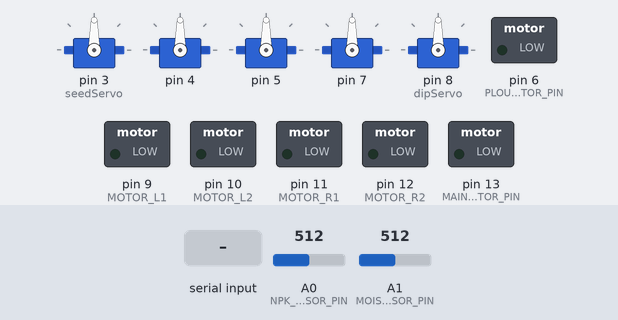
Recording of a sketch running on a simulated Arduino Uno, built with avr-gcc and run on an emulated ATmega328P. On the bench: 5 × servo, switched loads named in the sketch (green lamp = pin HIGH). Inputs (shaded band) come from the test bench; at power-on: A0 (NPK_SENSOR_PIN) = 512, A1 (MOISTURE_SENSOR_PIN) = 512. What the sketch prints to the serial monitor is not drawn.

Above: at 1.2 s.
1.3 s: "SEED" received over Serial
At 4.1 s:
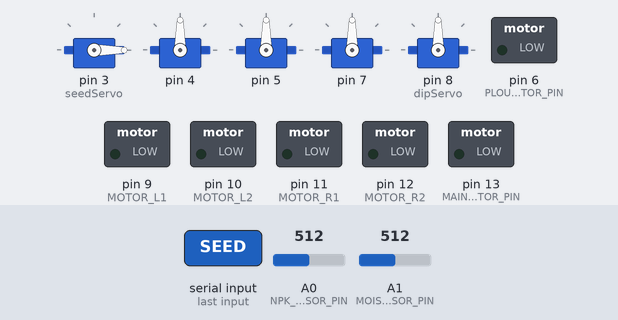
4.3 s: "N" received over Serial
At 7.1 s:
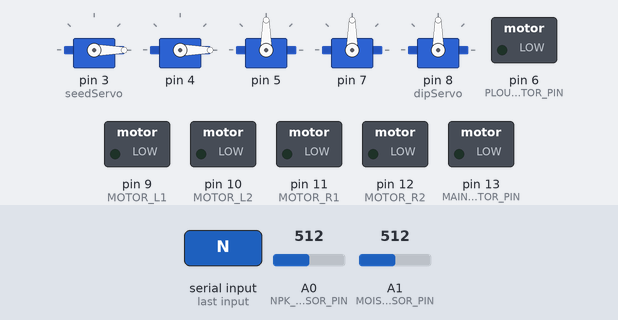
7.3 s: "P" received over Serial
At 10.0 s:
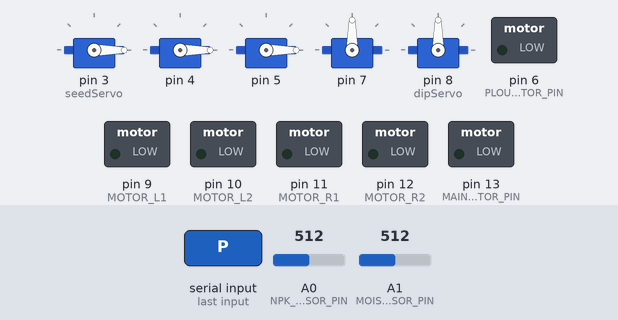
10.3 s: "K" received over Serial
At 13.1 s:
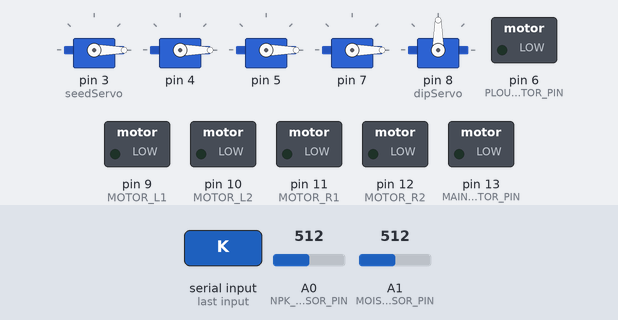
13.3 s: "DIP_UP" received over Serial
At 15.2 s:
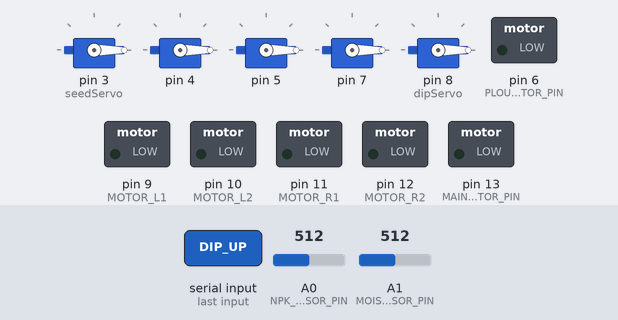
16.0 s: "PLOUGH_ON" received over Serial
At 18.4 s:
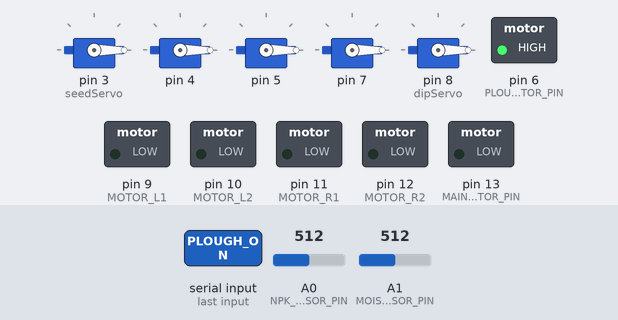
Timing chart, 0 to 19.5 s (numbered marks = the images above; inputs shaded):
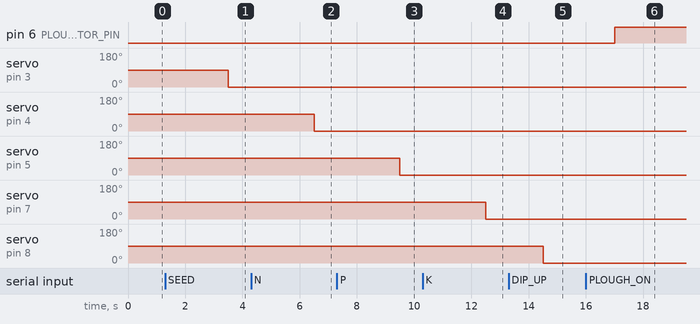

The sketch:

majorproject.ino
```cpp
#include <Servo.h>

// Servo motors
Servo seedServo, npkServos[3], dipServo;

// Pins for sensors and actuators
#define NPK_SENSOR_PIN A0
#define MOISTURE_SENSOR_PIN A1
#define PLOUGH_MOTOR_PIN 6
#define MOTOR_L1 9
#define MOTOR_L2 10
#define MOTOR_R1 11
#define MOTOR_R2 12
#define MAIN_MOTOR_PIN 13  // New pin for main motor control

void setup() {
  Serial.begin(9600); // Bluetooth Communication

  // Attach servo motors
  seedServo.attach(3);
  npkServos[0].attach(4);  // N
  npkServos[1].attach(5);  // P
  npkServos[2].attach(7);  // K
  dipServo.attach(8);      // Sensor dipping

  // Setup pins for DC motors
  pinMode(PLOUGH_MOTOR_PIN, OUTPUT);
  pinMode(MOTOR_L1, OUTPUT);
  pinMode(MOTOR_L2, OUTPUT);
  pinMode(MOTOR_R1, OUTPUT);
  pinMode(MOTOR_R2, OUTPUT);

  pinMode(MAIN_MOTOR_PIN, OUTPUT); // New motor control pin
}

void loop() {
  // Read sensor data
  int npkValue = analogRead(NPK_SENSOR_PIN);
  int moistureValue = analogRead(MOISTURE_SENSOR_PIN);

  // Send data to mobile app
  Serial.print("NPK: ");
  Serial.println(npkValue);
  Serial.print("Moisture: ");
  Serial.println(moistureValue);

  // Check for commands
  if (Serial.available()) {
    String command = Serial.readString();
    if (command == "SEED") dispenseSeed();
    else if (command == "N") dispenseNPK(0);
    else if (command == "P") dispenseNPK(1);
    else if (command == "K") dispenseNPK(2);
    else if (command == "DIP_DOWN") dipSensors(true);
    else if (command == "DIP_UP") dipSensors(false);
    else if (command == "PLOUGH_ON") digitalWrite(PLOUGH_MOTOR_PIN, HIGH);
    else if (command == "PLOUGH_OFF") digitalWrite(PLOUGH_MOTOR_PIN, LOW);
    else if (command == "FORWARD") moveForward();
    else if (command == "BACKWARD") moveBackward();
    else if (command == "LEFT") turnLeft();
    else if (command == "RIGHT") turnRight();
    else if (command == "STOP") stopMovement();
    else if (command == "MOTOR_ON") digitalWrite(MAIN_MOTOR_PIN, HIGH); // New command
    else if (command == "MOTOR_OFF") digitalWrite(MAIN_MOTOR_PIN, LOW);  // New command
  }

  delay(500);
}

void dispenseSeed() {
  seedServo.write(90); delay(1000); seedServo.write(0);
}

void dispenseNPK(int container) {
  npkServos[container].write(90); delay(1000); npkServos[container].write(0);
}

void dipSensors(bool down) {
  if (down) dipServo.write(90);
  else dipServo.write(0);
}

void moveForward() {
  digitalWrite(MOTOR_L1, HIGH); digitalWrite(MOTOR_L2, LOW);
  digitalWrite(MOTOR_R1, HIGH); digitalWrite(MOTOR_R2, LOW);
}

void moveBackward() {
  digitalWrite(MOTOR_L1, LOW); digitalWrite(MOTOR_L2, HIGH);
  digitalWrite(MOTOR_R1, LOW); digitalWrite(MOTOR_R2, HIGH);
}

void turnLeft() {
  digitalWrite(MOTOR_L1, LOW); digitalWrite(MOTOR_L2, HIGH);
  digitalWrite(MOTOR_R1, HIGH); digitalWrite(MOTOR_R2, LOW);
}

void turnRight() {
  digitalWrite(MOTOR_L1, HIGH); digitalWrite(MOTOR_L2, LOW);
  digitalWrite(MOTOR_R1, LOW); digitalWrite(MOTOR_R2, HIGH);
}

void stopMovement() {
  digitalWrite(MOTOR_L1, LOW); digitalWrite(MOTOR_L2, LOW);
  digitalWrite(MOTOR_R1, LOW); digitalWrite(MOTOR_R2, LOW);
}
```

Measured:
- after the input at 1.3 s, servo on pin 3 (seedServo): 90° → 0° after 2.2 s
- after the input at 4.3 s, servo on pin 4: 90° → 0° after 2.2 s
- after the input at 7.3 s, servo on pin 5: 90° → 0° after 2.2 s
- after the input at 10.3 s, servo on pin 7: 90° → 0° after 2.2 s
- after the input at 13.3 s, servo on pin 8 (dipServo): 90° → 0° after 1.2 s
- after the input at 16.0 s, pin 6 (PLOUGH_MOTOR_PIN): LOW → HIGH after 1.0 s
